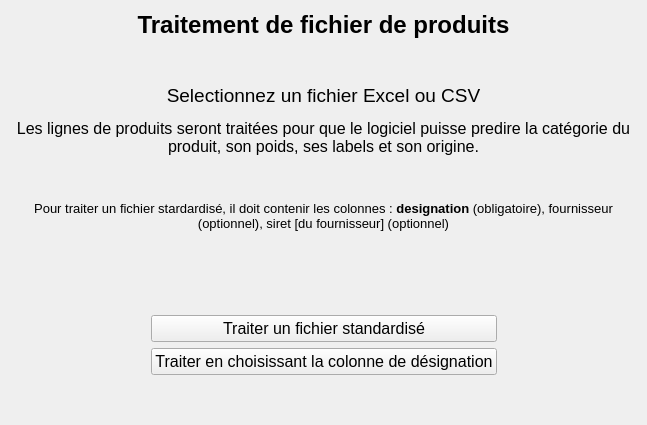
<?xml version="1.0" encoding="UTF-8"?>
<ui version="4.0">
 <class>Form</class>
 <widget class="QWidget" name="Form">
  <property name="geometry">
   <rect>
    <x>0</x>
    <y>0</y>
    <width>647</width>
    <height>425</height>
   </rect>
  </property>
  <property name="sizePolicy">
   <sizepolicy hsizetype="Expanding" vsizetype="Expanding">
    <horstretch>0</horstretch>
    <verstretch>0</verstretch>
   </sizepolicy>
  </property>
  <property name="font">
   <font>
    <pointsize>12</pointsize>
   </font>
  </property>
  <property name="windowTitle">
   <string>Form</string>
  </property>
  <layout class="QVBoxLayout" name="verticalLayout_2">
   <item>
    <widget class="QLabel" name="label">
     <property name="text">
      <string>&lt;html&gt;&lt;head/&gt;&lt;body&gt;&lt;p align=&quot;center&quot;&gt;&lt;span style=&quot; font-size:18pt; font-weight:700;&quot;&gt;Traitement de fichier de produits&lt;/span&gt;&lt;/p&gt;&lt;/body&gt;&lt;/html&gt;</string>
     </property>
    </widget>
   </item>
   <item>
    <spacer name="verticalSpacer_3">
     <property name="orientation">
      <enum>Qt::Orientation::Vertical</enum>
     </property>
     <property name="sizeHint" stdset="0">
      <size>
       <width>20</width>
       <height>40</height>
      </size>
     </property>
    </spacer>
   </item>
   <item>
    <widget class="QLabel" name="label_2">
     <property name="lineWidth">
      <number>0</number>
     </property>
     <property name="text">
      <string>&lt;html&gt;&lt;head/&gt;&lt;body&gt;&lt;p align=&quot;center&quot;&gt;&lt;span style=&quot; font-size:14pt;&quot;&gt;Selectionnez un fichier Excel ou CSV&lt;/span&gt;&lt;/p&gt;&lt;p align=&quot;center&quot;&gt;Les lignes de produits seront traitées pour que le logiciel puisse predire la catégorie du produit, son poids, ses labels et son origine.&lt;/p&gt;&lt;/body&gt;&lt;/html&gt;</string>
     </property>
     <property name="wordWrap">
      <bool>true</bool>
     </property>
     <property name="margin">
      <number>0</number>
     </property>
     <property name="indent">
      <number>0</number>
     </property>
    </widget>
   </item>
   <item>
    <spacer name="verticalSpacer_4">
     <property name="orientation">
      <enum>Qt::Orientation::Vertical</enum>
     </property>
     <property name="sizeHint" stdset="0">
      <size>
       <width>20</width>
       <height>40</height>
      </size>
     </property>
    </spacer>
   </item>
   <item>
    <widget class="QLabel" name="label_3">
     <property name="text">
      <string>&lt;html&gt;&lt;head/&gt;&lt;body&gt;&lt;p align=&quot;center&quot;&gt;&lt;span style=&quot; font-size:10pt;&quot;&gt;Pour traiter un fichier stardardisé, il doit contenir les colonnes : &lt;/span&gt;&lt;span style=&quot; font-size:10pt; font-weight:700;&quot;&gt;designation&lt;/span&gt;&lt;span style=&quot; font-size:10pt;&quot;&gt; (obligatoire), fournisseur (optionnel), siret [du fournisseur] (optionnel)&lt;/span&gt;&lt;/p&gt;&lt;/body&gt;&lt;/html&gt;</string>
     </property>
     <property name="wordWrap">
      <bool>true</bool>
     </property>
    </widget>
   </item>
   <item>
    <spacer name="verticalSpacer_5">
     <property name="orientation">
      <enum>Qt::Orientation::Vertical</enum>
     </property>
     <property name="sizeHint" stdset="0">
      <size>
       <width>20</width>
       <height>40</height>
      </size>
     </property>
    </spacer>
   </item>
   <item>
    <spacer name="verticalSpacer">
     <property name="orientation">
      <enum>Qt::Orientation::Vertical</enum>
     </property>
     <property name="sizeHint" stdset="0">
      <size>
       <width>20</width>
       <height>40</height>
      </size>
     </property>
    </spacer>
   </item>
   <item>
    <layout class="QGridLayout" name="gridLayout">
     <item row="1" column="1">
      <widget class="QPushButton" name="b_Traitement_Choix">
       <property name="enabled">
        <bool>true</bool>
       </property>
       <property name="text">
        <string>Traiter en choisissant la colonne de désignation</string>
       </property>
       <attribute name="buttonGroup">
        <string notr="true">buttonGroup</string>
       </attribute>
      </widget>
     </item>
     <item row="0" column="1">
      <widget class="QPushButton" name="b_Traitement_Stardard">
       <property name="text">
        <string>Traiter un fichier standardisé</string>
       </property>
       <attribute name="buttonGroup">
        <string notr="true">buttonGroup</string>
       </attribute>
      </widget>
     </item>
     <item row="0" column="0">
      <spacer name="horizontalSpacer">
       <property name="orientation">
        <enum>Qt::Orientation::Horizontal</enum>
       </property>
       <property name="sizeHint" stdset="0">
        <size>
         <width>40</width>
         <height>20</height>
        </size>
       </property>
      </spacer>
     </item>
     <item row="0" column="2">
      <spacer name="horizontalSpacer_2">
       <property name="orientation">
        <enum>Qt::Orientation::Horizontal</enum>
       </property>
       <property name="sizeHint" stdset="0">
        <size>
         <width>40</width>
         <height>20</height>
        </size>
       </property>
      </spacer>
     </item>
    </layout>
   </item>
   <item>
    <spacer name="verticalSpacer_2">
     <property name="orientation">
      <enum>Qt::Orientation::Vertical</enum>
     </property>
     <property name="sizeHint" stdset="0">
      <size>
       <width>20</width>
       <height>40</height>
      </size>
     </property>
    </spacer>
   </item>
  </layout>
 </widget>
 <resources/>
 <connections/>
 <buttongroups>
  <buttongroup name="buttonGroup"/>
 </buttongroups>
</ui>
